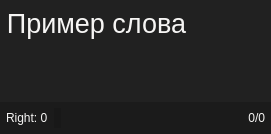
<?xml version="1.0" encoding="UTF-8"?>
<ui version="4.0">
 <class>Form</class>
 <widget class="QWidget" name="Form">
  <property name="geometry">
   <rect>
    <x>0</x>
    <y>0</y>
    <width>271</width>
    <height>134</height>
   </rect>
  </property>
  <property name="sizePolicy">
   <sizepolicy hsizetype="Maximum" vsizetype="Maximum">
    <horstretch>0</horstretch>
    <verstretch>0</verstretch>
   </sizepolicy>
  </property>
  <property name="windowTitle">
   <string>Form</string>
  </property>
  <property name="styleSheet">
   <string notr="true">background-color: rgb(33, 33, 33);</string>
  </property>
  <layout class="QVBoxLayout" name="verticalLayout_2">
   <property name="spacing">
    <number>0</number>
   </property>
   <property name="leftMargin">
    <number>0</number>
   </property>
   <property name="topMargin">
    <number>0</number>
   </property>
   <property name="rightMargin">
    <number>0</number>
   </property>
   <property name="bottomMargin">
    <number>0</number>
   </property>
   <item>
    <layout class="QVBoxLayout" name="verticalLayout_3" stretch="0,0,0,0">
     <property name="spacing">
      <number>0</number>
     </property>
     <item>
      <widget class="QWidget" name="widget" native="true">
       <property name="sizePolicy">
        <sizepolicy hsizetype="Preferred" vsizetype="Preferred">
         <horstretch>0</horstretch>
         <verstretch>0</verstretch>
        </sizepolicy>
       </property>
       <property name="maximumSize">
        <size>
         <width>16777215</width>
         <height>16777215</height>
        </size>
       </property>
       <layout class="QHBoxLayout" name="horizontalLayout">
        <property name="leftMargin">
         <number>6</number>
        </property>
        <property name="topMargin">
         <number>6</number>
        </property>
        <property name="rightMargin">
         <number>6</number>
        </property>
        <property name="bottomMargin">
         <number>6</number>
        </property>
        <item>
         <widget class="QLabel" name="label_word">
          <property name="font">
           <font>
            <pointsize>20</pointsize>
           </font>
          </property>
          <property name="styleSheet">
           <string notr="true">background-color: rgba(255, 255, 255, 0);
color: rgb(246, 245, 244);</string>
          </property>
          <property name="text">
           <string>Пример слова</string>
          </property>
          <property name="alignment">
           <set>Qt::AlignCenter</set>
          </property>
          <property name="wordWrap">
           <bool>true</bool>
          </property>
          <property name="margin">
           <number>0</number>
          </property>
         </widget>
        </item>
        <item>
         <layout class="QVBoxLayout" name="verticalLayout_4">
          <item>
           <widget class="QLabel" name="label_right">
            <property name="sizePolicy">
             <sizepolicy hsizetype="Preferred" vsizetype="Preferred">
              <horstretch>0</horstretch>
              <verstretch>0</verstretch>
             </sizepolicy>
            </property>
            <property name="minimumSize">
             <size>
              <width>0</width>
              <height>0</height>
             </size>
            </property>
            <property name="maximumSize">
             <size>
              <width>50</width>
              <height>50</height>
             </size>
            </property>
            <property name="styleSheet">
             <string notr="true">background-color: rgba(255, 255, 255, 0);</string>
            </property>
            <property name="text">
             <string/>
            </property>
            <property name="pixmap">
             <pixmap>../icons/checked.png</pixmap>
            </property>
            <property name="scaledContents">
             <bool>true</bool>
            </property>
            <property name="alignment">
             <set>Qt::AlignRight|Qt::AlignTrailing|Qt::AlignVCenter</set>
            </property>
           </widget>
          </item>
          <item>
           <widget class="QPushButton" name="but_speak">
            <property name="styleSheet">
             <string notr="true">QPushButton {
background-color: rgba(255, 255, 255, 0);
border: 0px solid #ffffff;
}</string>
            </property>
            <property name="text">
             <string/>
            </property>
            <property name="icon">
             <iconset>
              <normaloff>../icons/speaker.png</normaloff>../icons/speaker.png</iconset>
            </property>
            <property name="iconSize">
             <size>
              <width>25</width>
              <height>25</height>
             </size>
            </property>
           </widget>
          </item>
         </layout>
        </item>
       </layout>
      </widget>
     </item>
     <item>
      <widget class="QWidget" name="widget" native="true">
       <property name="maximumSize">
        <size>
         <width>16777215</width>
         <height>16777215</height>
        </size>
       </property>
       <layout class="QHBoxLayout" name="horizontalLayout_2">
        <property name="spacing">
         <number>0</number>
        </property>
        <property name="leftMargin">
         <number>6</number>
        </property>
        <property name="topMargin">
         <number>0</number>
        </property>
        <property name="rightMargin">
         <number>6</number>
        </property>
        <property name="bottomMargin">
         <number>0</number>
        </property>
       </layout>
      </widget>
     </item>
     <item>
      <spacer name="verticalSpacer">
       <property name="orientation">
        <enum>Qt::Vertical</enum>
       </property>
       <property name="sizeHint" stdset="0">
        <size>
         <width>20</width>
         <height>40</height>
        </size>
       </property>
      </spacer>
     </item>
     <item>
      <widget class="QWidget" name="widget" native="true">
       <property name="maximumSize">
        <size>
         <width>16777215</width>
         <height>16777215</height>
        </size>
       </property>
       <property name="styleSheet">
        <string notr="true">background-color: rgba(23, 23, 23, 148);</string>
       </property>
       <layout class="QHBoxLayout" name="horizontalLayout_3">
        <property name="leftMargin">
         <number>6</number>
        </property>
        <property name="topMargin">
         <number>6</number>
        </property>
        <property name="rightMargin">
         <number>6</number>
        </property>
        <property name="bottomMargin">
         <number>6</number>
        </property>
        <item>
         <widget class="QLabel" name="label_quantity_correct_answer">
          <property name="sizePolicy">
           <sizepolicy hsizetype="Preferred" vsizetype="Maximum">
            <horstretch>0</horstretch>
            <verstretch>0</verstretch>
           </sizepolicy>
          </property>
          <property name="styleSheet">
           <string notr="true">color: rgb(246, 245, 244);
background-color: rgba(0,0,0,0);</string>
          </property>
          <property name="text">
           <string>Right: 0</string>
          </property>
         </widget>
        </item>
        <item>
         <widget class="QLabel" name="label_check">
          <property name="maximumSize">
           <size>
            <width>25</width>
            <height>25</height>
           </size>
          </property>
          <property name="text">
           <string/>
          </property>
          <property name="pixmap">
           <pixmap>../icons/checked.png</pixmap>
          </property>
          <property name="scaledContents">
           <bool>true</bool>
          </property>
          <property name="alignment">
           <set>Qt::AlignCenter</set>
          </property>
         </widget>
        </item>
        <item>
         <spacer name="horizontalSpacer">
          <property name="orientation">
           <enum>Qt::Horizontal</enum>
          </property>
          <property name="sizeHint" stdset="0">
           <size>
            <width>40</width>
            <height>20</height>
           </size>
          </property>
         </spacer>
        </item>
        <item>
         <widget class="QPushButton" name="but_back">
          <property name="sizePolicy">
           <sizepolicy hsizetype="Maximum" vsizetype="Maximum">
            <horstretch>0</horstretch>
            <verstretch>0</verstretch>
           </sizepolicy>
          </property>
          <property name="minimumSize">
           <size>
            <width>0</width>
            <height>0</height>
           </size>
          </property>
          <property name="styleSheet">
           <string notr="true">QPushButton {
color: rgb(250, 250, 250);
background-color: rgba(255, 255, 255, 0);
border-radius: 5px;
border: 0px solid #ffffff;
padding-left:10px;
padding-right:10px;
padding-top:2px;
padding-bottom:2px;
}</string>
          </property>
          <property name="text">
           <string/>
          </property>
          <property name="icon">
           <iconset>
            <normaloff>../icons/left-arrow.png</normaloff>../icons/left-arrow.png</iconset>
          </property>
          <property name="iconSize">
           <size>
            <width>16</width>
            <height>16</height>
           </size>
          </property>
         </widget>
        </item>
        <item>
         <widget class="QPushButton" name="but_check">
          <property name="sizePolicy">
           <sizepolicy hsizetype="Maximum" vsizetype="Maximum">
            <horstretch>0</horstretch>
            <verstretch>0</verstretch>
           </sizepolicy>
          </property>
          <property name="styleSheet">
           <string notr="true">QPushButton {
color: rgb(250, 250, 250);
background-color: rgba(255, 255, 255, 0);
border-radius: 5px;
border: 0px solid #000;
padding-left:5px;
padding-right:5px;
}</string>
          </property>
          <property name="text">
           <string/>
          </property>
          <property name="icon">
           <iconset>
            <normaloff>../icons/check-mark.png</normaloff>../icons/check-mark.png</iconset>
          </property>
          <property name="iconSize">
           <size>
            <width>20</width>
            <height>20</height>
           </size>
          </property>
         </widget>
        </item>
        <item>
         <widget class="QPushButton" name="but_next">
          <property name="sizePolicy">
           <sizepolicy hsizetype="Maximum" vsizetype="Maximum">
            <horstretch>0</horstretch>
            <verstretch>0</verstretch>
           </sizepolicy>
          </property>
          <property name="minimumSize">
           <size>
            <width>0</width>
            <height>0</height>
           </size>
          </property>
          <property name="styleSheet">
           <string notr="true">QPushButton {
color: rgb(250, 250, 250);
background-color: rgba(255, 255, 255, 0);
border-radius: 5px;
border: 0px solid #ffffff;
padding-left:10px;
padding-right:10px;
padding-top:2px;
padding-bottom:2px;
}</string>
          </property>
          <property name="text">
           <string/>
          </property>
          <property name="icon">
           <iconset>
            <normaloff>../icons/right-arrow.png</normaloff>../icons/right-arrow.png</iconset>
          </property>
          <property name="iconSize">
           <size>
            <width>16</width>
            <height>16</height>
           </size>
          </property>
         </widget>
        </item>
        <item>
         <spacer name="horizontalSpacer_2">
          <property name="orientation">
           <enum>Qt::Horizontal</enum>
          </property>
          <property name="sizeHint" stdset="0">
           <size>
            <width>40</width>
            <height>20</height>
           </size>
          </property>
         </spacer>
        </item>
        <item>
         <widget class="QLabel" name="label_count_list">
          <property name="sizePolicy">
           <sizepolicy hsizetype="Preferred" vsizetype="Maximum">
            <horstretch>0</horstretch>
            <verstretch>0</verstretch>
           </sizepolicy>
          </property>
          <property name="styleSheet">
           <string notr="true">color: rgb(246, 245, 244);
background-color: rgba(0,0,0,0);</string>
          </property>
          <property name="text">
           <string>0/0</string>
          </property>
          <property name="alignment">
           <set>Qt::AlignRight|Qt::AlignTrailing|Qt::AlignVCenter</set>
          </property>
         </widget>
        </item>
       </layout>
      </widget>
     </item>
    </layout>
   </item>
  </layout>
 </widget>
 <resources/>
 <connections/>
</ui>
